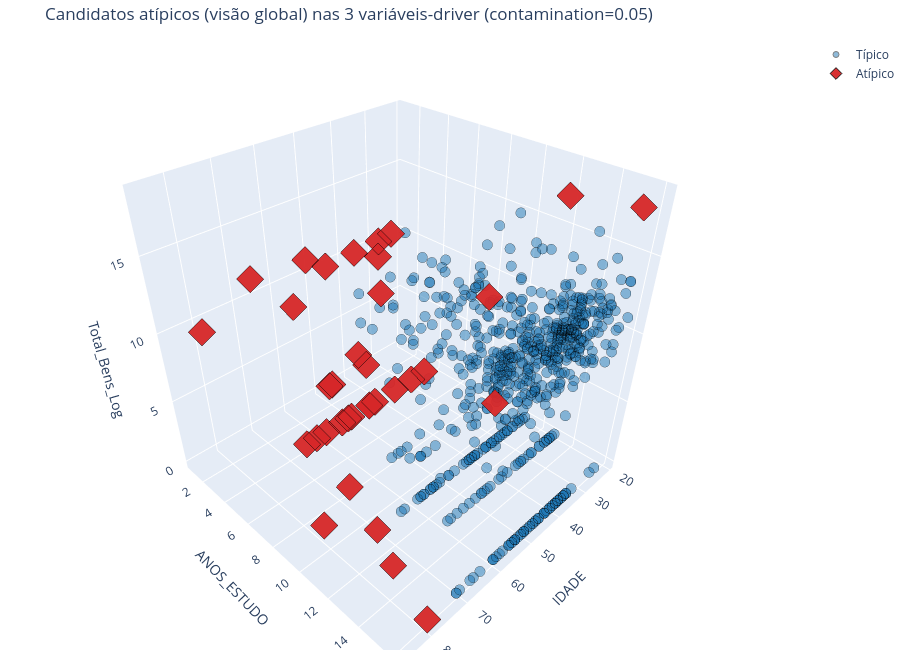

The notebook cell this image was saved under:
### Markdown cell above
### O mesmo recorte, em 3D

As duas variáveis de cada vez (painel acima) escondem alguma coisa: dois candidatos podem parecer próximos no plano `IDADE` x `Total_Bens_Log` e estar bem longe um do outro na terceira variável (`ANOS_ESTUDO`). Como o modelo usa as **3 variáveis-driver ao mesmo tempo**, um gráfico 3D interativo mostra isso sem esconder nenhuma dimensão — arrastem pra rotacionar, passem o mouse num ponto pra ver quem é.

### Code cell
cores_iso = {'Típico': '#1f77b4', 'Atípico': '#d62728'}

fig3d = go.Figure()
for status, cor in cores_iso.items():
    sub = df_cluster[df_cluster['anomalia_global'] == status]
    fig3d.add_trace(go.Scatter3d(
        x=sub['IDADE'], y=sub['ANOS_ESTUDO'], z=sub['Total_Bens_Log'],
        mode='markers', name=status,
        marker=dict(
            size=6 if status == 'Típico' else 9,
            color=cor,
            symbol='circle' if status == 'Típico' else 'diamond',
            opacity=0.5 if status == 'Típico' else 0.95,
            line=dict(width=1, color='black'),
        ),
        text=sub['NM_URNA_CANDIDATO'] + ' — ' + sub['cluster'],
        hovertemplate='<b>%{text}</b><br>IDADE=%{x}<br>ANOS_ESTUDO=%{y}<br>Total_Bens_Log=%{z:.2f}<extra></extra>',
    ))

fig3d.update_layout(
    scene=dict(xaxis_title='IDADE', yaxis_title='ANOS_ESTUDO', zaxis_title='Total_Bens_Log'),
    title=f'Candidatos atípicos (visão global) nas 3 variáveis-driver (contamination={contamination_global})',
    height=650, margin=dict(l=0, r=0, b=0, t=40),
)
fig3d.show()

### Figure 1 — Plotly figure (JSON) as saved in the notebook; plotly's stock layout.template omitted (floating-point values rounded to 4 significant figures; data arrays with more than 128 entries replaced by an {"elided": "..."} marker saying what was removed)
{"data": [{"hovertemplate": "<b>%{text}</b><br>IDADE=%{x}<br>ANOS_ESTUDO=%{y}<br>Total_Bens_Log=%{z:.2f}<extra></extra>", "marker": {"color": "#1f77b4", "line": {"color": "black", "width": 1}, "opacity": 0.5, "size": 6, "symbol": "circle"}, "mode": "markers", "name": "Típico", "text": {"elided": "657 str values"}, "type": "scatter3d", "x": {"elided": "657 int values"}, "y": {"elided": "657 int values"}, "z": {"elided": "657 float values"}}, {"hovertemplate": "<b>%{text}</b><br>IDADE=%{x}<br>ANOS_ESTUDO=%{y}<br>Total_Bens_Log=%{z:.2f}<extra></extra>", "marker": {"color": "#d62728", "line": {"color": "black", "width": 1}, "opacity": 0.95, "size": 9, "symbol": "diamond"}, "mode": "markers", "name": "Atípico", "text": ["ADRIANO AMARAL — Adultos com escolaridade intermediária e bens", "ESTER CARVALHO — Jovens com menor escolaridade e poucos bens", "SILVA FOTOGRAFO - O CORNO — Mais velhos com menor escolaridade e bens", "SERRALHEIRO RONO PINHEIRO — Jovens com menor escolaridade e poucos bens", "GERALDO NAVES O BARRA PESADA — Alta escolaridade sem bens declarados", "CARLOS VINÍCIUS — Jovens com menor escolaridade e poucos bens", "CARLOS MARANHÃO — Jovens com menor escolaridade e poucos bens", "EDMOTOS — Adultos com escolaridade intermediária e bens", "DENISE SANTOS — Jovens com menor escolaridade e poucos bens", "MAGDA MOFATTO — Mais velhos com superior e bens", "PAPACAPIM — Jovens com menor escolaridade e poucos bens", "BARBARA BOMBOM — Jovens com menor escolaridade e poucos bens", "DANIEL AGROBOM — Mais velhos com menor escolaridade e bens", "LO FERREIRA — Adultos com escolaridade intermediária e bens", "ADAIR HENRIQUES VOVÔ DO JEEP — Mais velhos com menor escolaridade e bens", "FELIPE CECÍLIO — Adultos com superior e bens", "PASTOR JUAREZ DA SAÚDE — Jovens com menor escolaridade e poucos bens", "CARLOS BRANDAO — Jovens com menor escolaridade e poucos bens", "IRMÃO RALFF ALERTA TOTAL — Jovens com menor escolaridade e poucos bens", "NEIDE ALVES — Mais velhos com menor escolaridade e bens", "NERI GELLER — Mais velhos com menor escolaridade e bens", "JAIR DO POVO — Alta escolaridade sem bens declarados", "PASTOR JERONIMO GOMES — Alta escolaridade sem bens declarados", "MÃE KAKÁ GARCIA DO PSOL — Jovens com menor escolaridade e poucos bens", "VANDA — Jovens com menor escolaridade e poucos bens", "LUSIMAR DA CANAÃ — Jovens com menor escolaridade e poucos bens", "NATANAEL PEREIRA — Jovens com menor escolaridade e poucos bens", "JECIMAR FERREIRA — Jovens com menor escolaridade e poucos bens", "ISA MARCONDES — Adultos com escolaridade intermediária e bens", "CHICO SÁ — Mais velhos com menor escolaridade e bens", "JARDELINO BAHIA — Mais velhos com menor escolaridade e bens", "JUVENAL FERREIRA — Mais velhos com menor escolaridade e bens", "MAURICIO PICARELLI — Alta escolaridade sem bens declarados", "RAMÃO LOPES — Jovens com menor escolaridade e poucos bens", "JURACI DA AROEIRA — Jovens com menor escolaridade e poucos bens"], "type": "scatter3d", "x": [29, 22, 65, 51, 75, 25, 46, 41, 54, 77, 52, 34, 58, 28, 85, 26, 67, 43, 45, 61, 57, 71, 78, 45, 65, 47, 30, 36, 48, 86, 56, 63, 79, 62, 59], "y": [13, 9, 4, 4, 13, 4, 1, 4, 4, 13, 4, 1, 9, 9, 8, 16, 8, 4, 4, 4, 8, 11, 9, 4, 4, 1, 4, 4, 4, 4, 4, 8, 16, 4, 4], "z": [18.02, 0.0, 10.82, 0.0, 0.0, 0.0, 0.0, 11.51, 0.0, 17.96, 0.0, 0.0, 17.02, 9.616, 17.04, 18.28, 0.0, 0.0, 0.0, 13.46, 16.03, 0.0, 0.0, 0.0, 0.0, 0.0, 0.0, 0.0, 12.53, 11.92, 12.49, 9.616, 0.0, 0.0, 0.0]}], "layout": {"height": 650, "margin": {"b": 0, "l": 0, "r": 0, "t": 40}, "scene": {"xaxis": {"title": {"text": "IDADE"}}, "yaxis": {"title": {"text": "ANOS_ESTUDO"}}, "zaxis": {"title": {"text": "Total_Bens_Log"}}}, "title": {"text": "Candidatos atípicos (visão global) nas 3 variáveis-driver (contamination=0.05)"}}}
